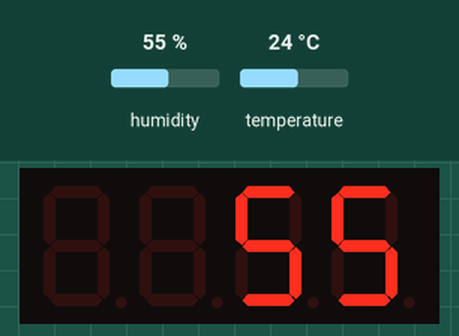
A program run on a simulated Arduino Uno, built with avr-gcc and run on an emulated ATmega328P. On the bench: 4-digit seven-segment display. Wiring (inferred from the names in the program): 4-digit 7-segment display, segments lit when LOW: segments pin 5, pin 6, pin 7, pin 8, pin 9, pin 10, pin 11, pin 12; digit selects A1, A2, A3, A4. The inputs (shaded band) are chosen by the test bench; at power-on: temperature 24 °C, humidity 55 %. The segment pins are drawn as the display they are named for.

Above: at 9.3 s.
9.4 s: temperature set to 12 °C
At 17.9 s:
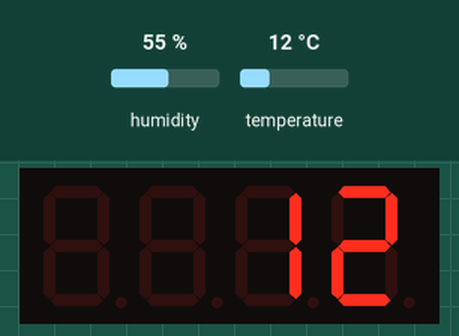
18.5 s: humidity set to 22 %
At 26.1 s:
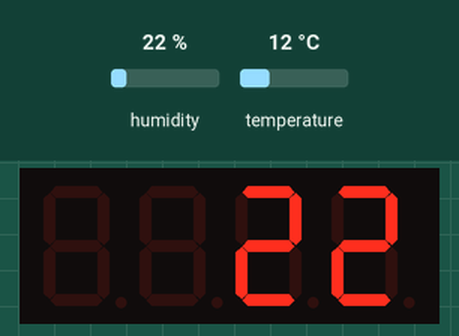
27.0 s: temperature set to 19 °C
At 34.9 s:
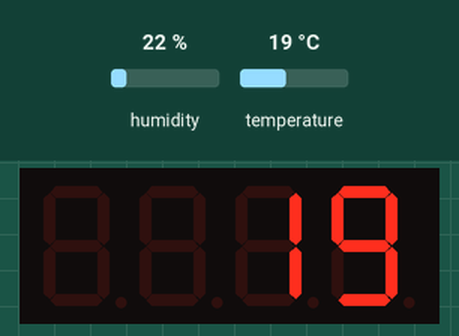
35.5 s: humidity set to 40 %
At 43.8 s:
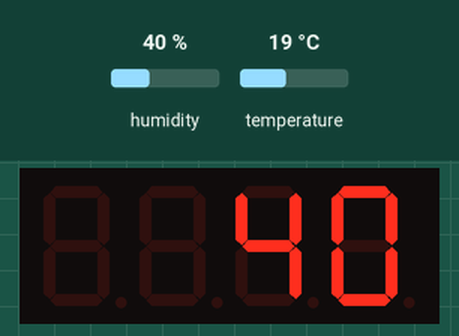
Timing chart, 0 to 45.0 s (numbered marks = the images above; inputs shaded):
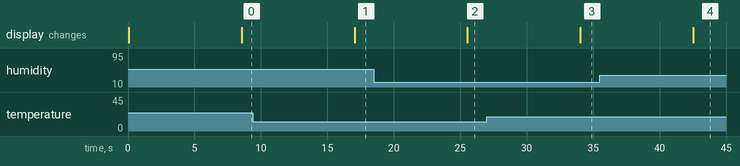

The program:

main.cpp
```cpp
#include <Arduino.h>
#include <DHT.h>

#define DHTPIN 2
#define DHTTYPE DHT11

DHT dht(DHTPIN, DHTTYPE);

int anodPins[] = {A1, A2, A3, A4};
int segmentsPins[] = {5, 6, 7, 8, 9, 10, 11, 12};


void setup() {
  for (int i = 0; i < 4; i++) pinMode(anodPins[i], OUTPUT);
  for (int i = 0; i < 8; i++) pinMode(segmentsPins[i], OUTPUT);
  Serial.begin(9600);
  dht.begin();
}

//{A, B, C, D, E, F, G,DP}
int seg[12][8] = {
  {1, 1, 1, 1, 1, 1, 0, 0},
  {0, 1, 1, 0, 0, 0, 0, 0},
  {1, 1, 0, 1, 1, 0, 1, 0},
  {1, 1, 1, 1, 0, 0, 1, 0},
  {0, 1, 1, 0, 0, 1, 1, 0},
  {1, 0, 1, 1, 0, 1, 1, 0},
  {1, 0, 1, 1, 1, 1, 1, 0},
  {1, 1, 1, 0, 0, 0, 0, 0},
  {1, 1, 1, 1, 1, 1, 1, 0},
  {1, 1, 1, 1, 0, 1, 1, 0},
  {0, 0, 0, 0, 0, 0, 1, 0},
  {0, 0, 0, 0, 0, 0, 0, 0}
};

int err[4][8] = {
  {0, 0, 0, 0, 0, 0, 0, 0},
  {1, 0, 0, 1, 1, 1, 1, 0},
  {0, 0, 0, 0, 1, 0, 1, 0},
  {0, 0, 0, 0, 1, 0, 1, 0}
};

static int arr[4][8];
float value = 0.0;

int counter = -1;

void getDigits (float value) {
Serial.println("");


if ((value >= 10000) ||
    (value <= -1000)) {

for (int i = 0; i < 4; i++) {
    for (int k = 0; k < 8; k++) {
    arr[i][k] = err[i][k];
    }
}
return;
}

int digits = 4;
if (value < 0) digits = 3;


int intPart = (int)abs(value);
int intLength = ((String)intPart).length();

char valueChars[8];
dtostrf(value, 5, 4, valueChars);


String valueStr = valueChars;

int fracIndex = valueStr.indexOf(".");
String fracPartStr = valueStr.substring(fracIndex + 1, valueStr.length());
int fracDigits = digits - intLength;
fracPartStr = fracPartStr.substring(0, fracDigits);

int fracInt = fracPartStr.toInt();

String output = (value < 0) ? "-" : "";
output += (String)intPart;

String outputFrac = ((digits - intLength <= 0) || (fracInt == 0)) ? "" : ((String)"." + fracPartStr);

output += (String)outputFrac;

String spaces = "     ";
digits = 4;
if (~output.indexOf(".")) digits += 1;
if (output.length() < digits) output = spaces.substring(0, digits - output.length()) + output;


int dig = -1;
for (int i = 0; i < output.length(); i++) {
String _char = output.substring(i, i + 1);

if (_char != ".") dig += 1;

int actualdigit = 11;
if ((_char == "-")) {
    actualdigit = 10;
}
else if (_char == " " || _char == ".") {
}
else {
    actualdigit = _char.toInt();
}

if (_char == ".") {
    arr[dig][7] = 1;
}
else  {
    for (int n = 0; n <= 7; n++) {
    arr[dig][n] = seg[actualdigit][n];
    }
}
}
}

void displayMessage(int dig[4][8]) {
for (int i = 0; i < 4; i++) {
for (int k = 0; k < 8; k++) {
    digitalWrite(segmentsPins[k], ((dig[i][k] == 1) ? LOW : HIGH));
}
digitalWrite(anodPins[i], HIGH);
delay(1);
digitalWrite(anodPins[i], LOW);
}
}

int k = 0;

void loop() {
  counter += 1;
  if ((counter % 2000) == 0) {
    counter = 0;
    if(k == 0){
        value = dht.readTemperature();
        k = 1;
    }
    else{
        value = dht.readHumidity();
        k = 0;
    }
    getDigits(value);
  }
  displayMessage(arr);
}
```

Measured:
- after the input at 9.4 s, the display: changes after 7.7 s (image 1)
- after the input at 18.5 s, the display: changes after 7.0 s (image 2)
- after the input at 27.0 s, the display: changes after 7.0 s (image 3)
- after the input at 35.5 s, the display: changes after 7.0 s (image 4)
